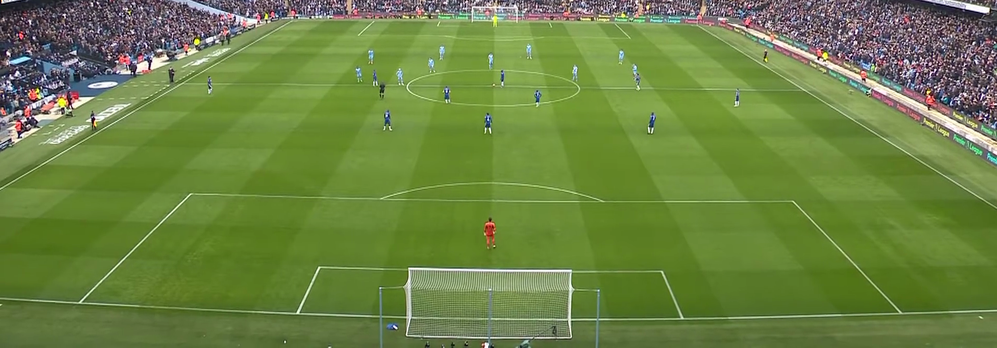
#> input picture pitch2.png, 997 x 348 px, shrunk from 1914 x 669 before the run
$ python test_pitch_detection.py
#> lines starting #> are read from the running program, lines starting #| are printed output that depends on the picture
import numpy as np
import cv2 as cv
import matplotlib.pyplot as plt

img1 = cv.imread('pitch2.png', cv.IMREAD_GRAYSCALE)          # queryImage
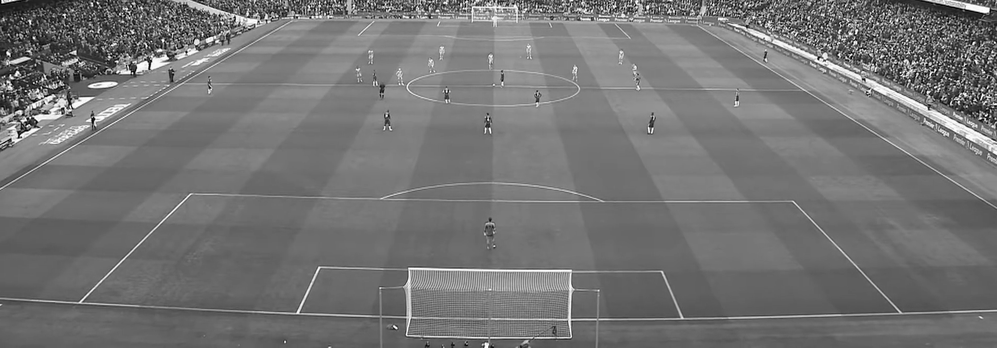
#> img1: shape (348, 997); min 0, max 255, mean 116.3
img2 = cv.imread('3.png', cv.IMREAD_GRAYSCALE) # trainImage
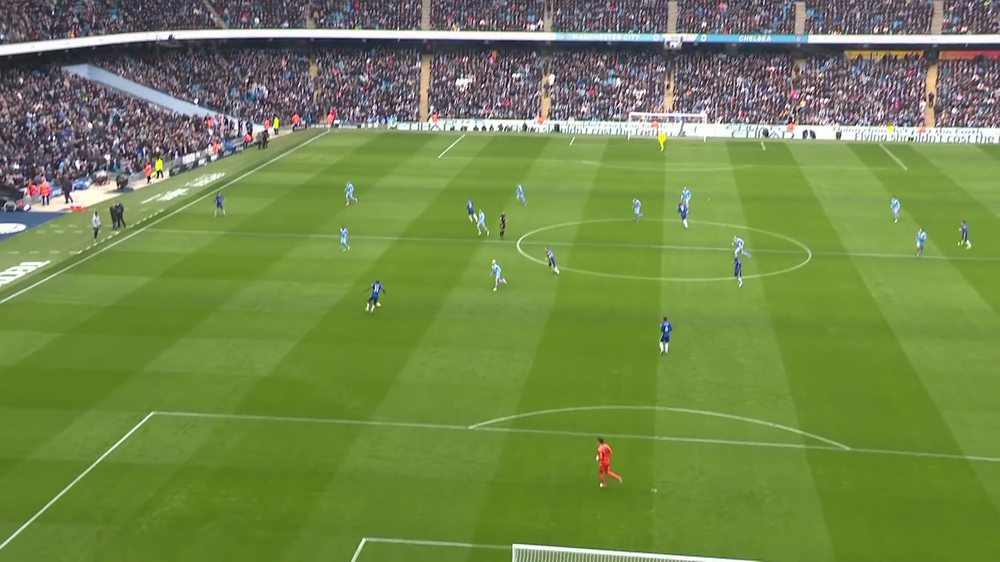
#> input picture 3.png, 1000 x 562 px, shrunk from 1920 x 1080 before the run
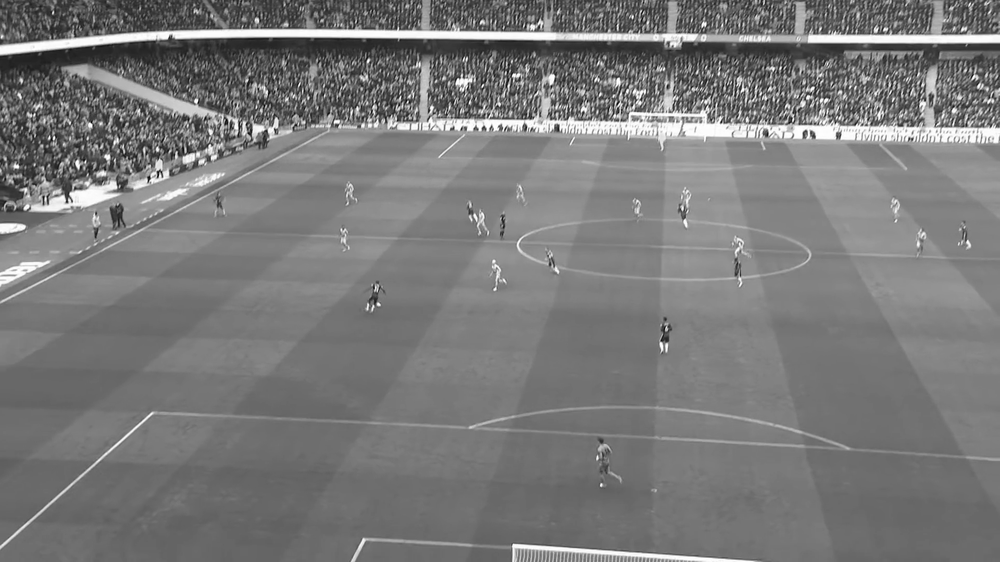
#> img2: shape (562, 1000); min 0, max 255, mean 121.7


# Initiate SIFT detector
sift = cv.SIFT_create()
# find the keypoints and descriptors with SIFT
kp1, des1 = sift.detectAndCompute(img1,None)
#> kp1 = 868 keypoints; strongest (x, y, size): (8, 53, 2.6), (928, 92, 1.9), (93, 119, 2.5), (647, 7, 2.2)
kp2, des2 = sift.detectAndCompute(img2,None)
#> kp2 = 3152 keypoints; strongest (x, y, size): (368, 61, 2.2), (196, 101, 2.6), (149, 178, 2.5), (67, 202, 1.9)
# FLANN parameters
FLANN_INDEX_KDTREE = 1
index_params = dict(algorithm = FLANN_INDEX_KDTREE, trees = 5)
search_params = dict(checks=50)   # or pass empty dictionary
flann = cv.FlannBasedMatcher(index_params,search_params)
matches = flann.knnMatch(des1,des2,k=2)
#> matches = 868 matches
# Need to draw only good matches, so create a mask
matchesMask = [[0,0] for i in range(len(matches))]
#> matchesMask = 868 pairs, first value 0 to 0, second value 0 to 0
# ratio test as per Lowe's paper
for i,(m,n) in enumerate(matches):
    if m.distance < 0.7*n.distance:
        matchesMask[i]=[1,0]
#> after the loop, matchesMask = 868 pairs, first value 0 to 1, second value 0 to 0
draw_params = dict(matchColor = (0,255,0),
                   singlePointColor = (255,0,0),
                   matchesMask = matchesMask,
                   flags = cv.DrawMatchesFlags_DEFAULT)
#> draw_params = 4 items
img3 = cv.drawMatchesKnn(img1,kp1,img2,kp2,matches,None,**draw_params)
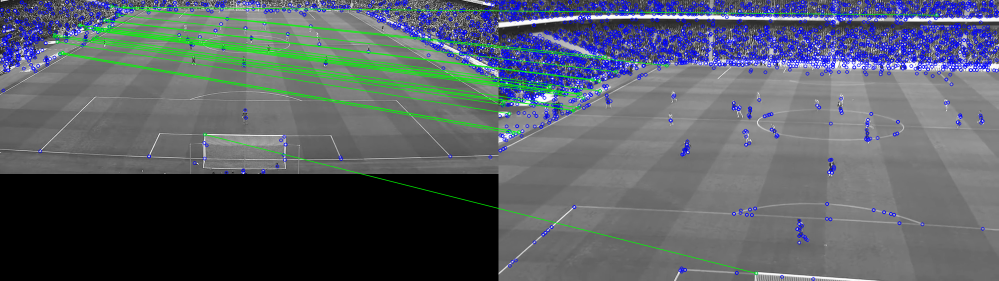
#> img3: shape (562, 1997, 3) (shown at 1/2 size); mean of channels 0, 1, 2 101.4, 93.4, 86.9; drawn as B, G, R
plt.imshow(img3,),plt.show()
